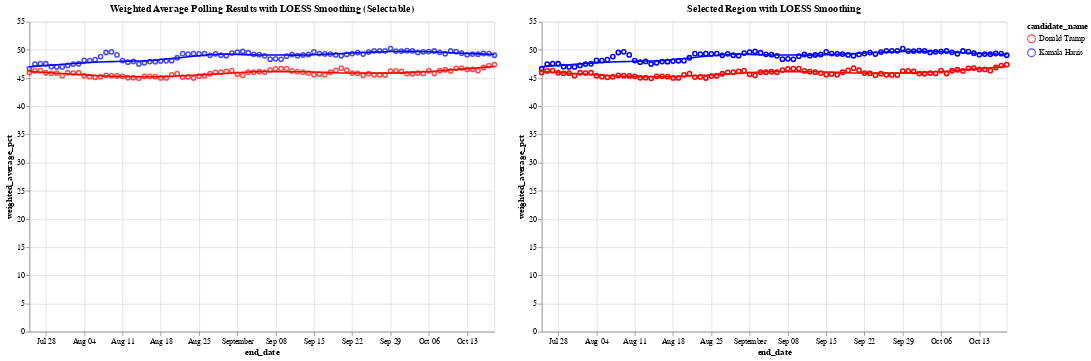

Write notebook code for a chart like this one.
### Markdown cell above
Let's look at the loess smoothed curve of this

### Code cell
# Define the color scale for the two candidates
color_scale = alt.Scale(domain=['Donald Trump', 'Kamala Harris'], range=['red', 'blue'])

# Step 1: Create a selection brush for the horizontal axis (end_date)
brush = alt.selection_interval(encodings=['x'])  # Brush selection on the x-axis

# Step 2: Create the base chart with points and LOESS smoothing (Chart 1)
base = alt.Chart(df_weighted_averages).mark_point().encode(
    x='end_date:T',
    y='weighted_average_pct:Q',
    color=alt.Color('candidate_name:N', scale=color_scale)
)

loess = base.transform_loess(
    'end_date', 'weighted_average_pct', groupby=['candidate_name'], bandwidth=0.3
).mark_line()

chart1 = (base + loess).add_params(
    brush  # Add the brush selection to Chart 1
).properties(
    title='Weighted Average Polling Results with LOESS Smoothing (Selectable)',
    width=600,
    height=400
)

# Step 3: Create the side-by-side chart that will show the selected region with tooltip

# Apply the same selection filter to both points and LOESS in chart2
selected_points = base.encode(
    opacity=alt.condition(brush, alt.value(1), alt.value(0)),  # Highlight only selected points
    tooltip=['end_date:T', 'candidate_name:N', 'weighted_average_pct:Q']  # Add tooltip for points
).transform_filter(
    brush  # Filter by brush selection
)

# Apply LOESS smoothing for the selected range
selected_loess = alt.Chart(df_weighted_averages).transform_loess(
    'end_date', 'weighted_average_pct', groupby=['candidate_name'], bandwidth=0.3
).mark_line().encode(
    x='end_date:T',
    y='weighted_average_pct:Q',
    color=alt.Color('candidate_name:N', scale=color_scale),
    tooltip=['end_date:T', 'candidate_name:N', 'weighted_average_pct:Q']
).transform_filter(
    brush  # Filter the LOESS line by the brush selection
)

# Combine selected points and LOESS for the second chart
chart2 = (selected_points + selected_loess).properties(
    title='Selected Region with LOESS Smoothing',
    width=600,
    height=400
)

# Combine the two charts side by side
final_chart = alt.hconcat(chart1, chart2)

# Display the final chart
final_chart.show()

### Figure 1 — Vega-Lite specification as saved in the notebook (floating-point values rounded to 4 significant figures; data arrays with more than 128 entries replaced by an {"elided": "..."} marker saying what was removed)
{"config": {"view": {"continuousWidth": 300, "continuousHeight": 300}}, "hconcat": [{"layer": [{"mark": {"type": "point"}, "encoding": {"color": {"field": "candidate_name", "scale": {"domain": ["Donald Trump", "Kamala Harris"], "range": ["red", "blue"]}, "type": "nominal"}, "x": {"field": "end_date", "type": "temporal"}, "y": {"field": "weighted_average_pct", "type": "quantitative"}}, "name": "view_1"}, {"mark": {"type": "line"}, "encoding": {"color": {"field": "candidate_name", "scale": {"domain": ["Donald Trump", "Kamala Harris"], "range": ["red", "blue"]}, "type": "nominal"}, "x": {"field": "end_date", "type": "temporal"}, "y": {"field": "weighted_average_pct", "type": "quantitative"}}, "transform": [{"loess": "weighted_average_pct", "on": "end_date", "bandwidth": 0.3, "groupby": ["candidate_name"]}]}], "height": 400, "title": "Weighted Average Polling Results with LOESS Smoothing (Selectable)", "width": 600}, {"layer": [{"mark": {"type": "point"}, "encoding": {"color": {"field": "candidate_name", "scale": {"domain": ["Donald Trump", "Kamala Harris"], "range": ["red", "blue"]}, "type": "nominal"}, "opacity": {"condition": {"param": "param_1", "value": 1}, "value": 0}, "tooltip": [{"field": "end_date", "type": "temporal"}, {"field": "candidate_name", "type": "nominal"}, {"field": "weighted_average_pct", "type": "quantitative"}], "x": {"field": "end_date", "type": "temporal"}, "y": {"field": "weighted_average_pct", "type": "quantitative"}}, "transform": [{"filter": {"param": "param_1"}}]}, {"mark": {"type": "line"}, "encoding": {"color": {"field": "candidate_name", "scale": {"domain": ["Donald Trump", "Kamala Harris"], "range": ["red", "blue"]}, "type": "nominal"}, "tooltip": [{"field": "end_date", "type": "temporal"}, {"field": "candidate_name", "type": "nominal"}, {"field": "weighted_average_pct", "type": "quantitative"}], "x": {"field": "end_date", "type": "temporal"}, "y": {"field": "weighted_average_pct", "type": "quantitative"}}, "transform": [{"loess": "weighted_average_pct", "on": "end_date", "bandwidth": 0.3, "groupby": ["candidate_name"]}, {"filter": {"param": "param_1"}}]}], "height": 400, "title": "Selected Region with LOESS Smoothing", "width": 600}], "data": {"name": "data-258cb2ee6511f35e5bc106c858dab08f"}, "params": [{"name": "param_1", "select": {"type": "interval", "encodings": ["x"]}, "views": ["view_1"]}], "$schema": "https://vega.github.io/schema/vega-lite/v5.20.1.json", "datasets": {"data-258cb2ee6511f35e5bc106c858dab08f": {"elided": "172 records"}}}
